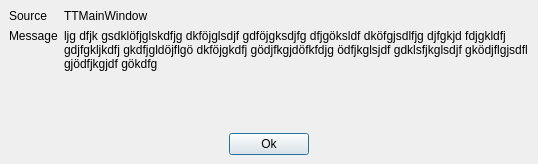
<ui version="4.0" >
 <class>TTMessageWindow</class>
 <widget class="QDialog" name="TTMessageWindow" >
  <property name="geometry" >
   <rect>
    <x>0</x>
    <y>0</y>
    <width>538</width>
    <height>164</height>
   </rect>
  </property>
  <property name="windowTitle" >
   <string>Dialog</string>
  </property>
  <layout class="QGridLayout" >
   <property name="margin" >
    <number>9</number>
   </property>
   <property name="spacing" >
    <number>6</number>
   </property>
   <item row="0" column="1" >
    <layout class="QVBoxLayout" >
     <property name="margin" >
      <number>0</number>
     </property>
     <property name="spacing" >
      <number>6</number>
     </property>
     <item>
      <widget class="QLabel" name="laCallerText" >
       <property name="sizePolicy" >
        <sizepolicy>
         <hsizetype>5</hsizetype>
         <vsizetype>0</vsizetype>
         <horstretch>5</horstretch>
         <verstretch>0</verstretch>
        </sizepolicy>
       </property>
       <property name="text" >
        <string>TTMainWindow</string>
       </property>
       <property name="alignment" >
        <set>Qt::AlignLeading|Qt::AlignLeft|Qt::AlignTop</set>
       </property>
      </widget>
     </item>
     <item>
      <widget class="QLabel" name="laMessageText" >
       <property name="sizePolicy" >
        <sizepolicy>
         <hsizetype>5</hsizetype>
         <vsizetype>5</vsizetype>
         <horstretch>5</horstretch>
         <verstretch>0</verstretch>
        </sizepolicy>
       </property>
       <property name="text" >
        <string>ljg dfjk gsdklöfjglskdfjg dkföjglsdjf gdföjgksdjfg dfjgöksldf dköfgjsdlfjg djfgkjd fdjgkldfj gdjfgkljkdfj gkdfjgldöjflgö dkföjgkdfj gödjfkgjdöfkfdjg ödfjkglsjdf gdklsfjkglsdjf gködjflgjsdfl gjödfjkgjdf gökdfg</string>
       </property>
       <property name="textFormat" >
        <enum>Qt::PlainText</enum>
       </property>
       <property name="alignment" >
        <set>Qt::AlignLeading|Qt::AlignLeft|Qt::AlignTop</set>
       </property>
       <property name="wordWrap" >
        <bool>true</bool>
       </property>
      </widget>
     </item>
    </layout>
   </item>
   <item row="0" column="0" >
    <layout class="QVBoxLayout" >
     <property name="margin" >
      <number>0</number>
     </property>
     <property name="spacing" >
      <number>6</number>
     </property>
     <item>
      <widget class="QLabel" name="laCaller" >
       <property name="sizePolicy" >
        <sizepolicy>
         <hsizetype>0</hsizetype>
         <vsizetype>0</vsizetype>
         <horstretch>0</horstretch>
         <verstretch>0</verstretch>
        </sizepolicy>
       </property>
       <property name="text" >
        <string>Source</string>
       </property>
       <property name="alignment" >
        <set>Qt::AlignLeading|Qt::AlignLeft|Qt::AlignTop</set>
       </property>
      </widget>
     </item>
     <item>
      <widget class="QLabel" name="laMessage" >
       <property name="sizePolicy" >
        <sizepolicy>
         <hsizetype>0</hsizetype>
         <vsizetype>5</vsizetype>
         <horstretch>0</horstretch>
         <verstretch>0</verstretch>
        </sizepolicy>
       </property>
       <property name="text" >
        <string>Message</string>
       </property>
       <property name="alignment" >
        <set>Qt::AlignLeading|Qt::AlignLeft|Qt::AlignTop</set>
       </property>
      </widget>
     </item>
    </layout>
   </item>
   <item row="1" column="0" colspan="2" >
    <layout class="QHBoxLayout" >
     <property name="margin" >
      <number>0</number>
     </property>
     <property name="spacing" >
      <number>6</number>
     </property>
     <item>
      <spacer>
       <property name="orientation" >
        <enum>Qt::Horizontal</enum>
       </property>
       <property name="sizeHint" >
        <size>
         <width>40</width>
         <height>20</height>
        </size>
       </property>
      </spacer>
     </item>
     <item>
      <widget class="QPushButton" name="acceptBtn" >
       <property name="text" >
        <string>Ok</string>
       </property>
       <property name="icon" >
        <iconset resource="ttmessagewindow.qrc" >:/pixmaps/pixmaps/button_ok.xpm</iconset>
       </property>
      </widget>
     </item>
     <item>
      <spacer>
       <property name="orientation" >
        <enum>Qt::Horizontal</enum>
       </property>
       <property name="sizeHint" >
        <size>
         <width>40</width>
         <height>20</height>
        </size>
       </property>
      </spacer>
     </item>
    </layout>
   </item>
  </layout>
 </widget>
 <resources>
  <include location="ttmessagewindow.qrc" />
 </resources>
 <connections/>
</ui>
